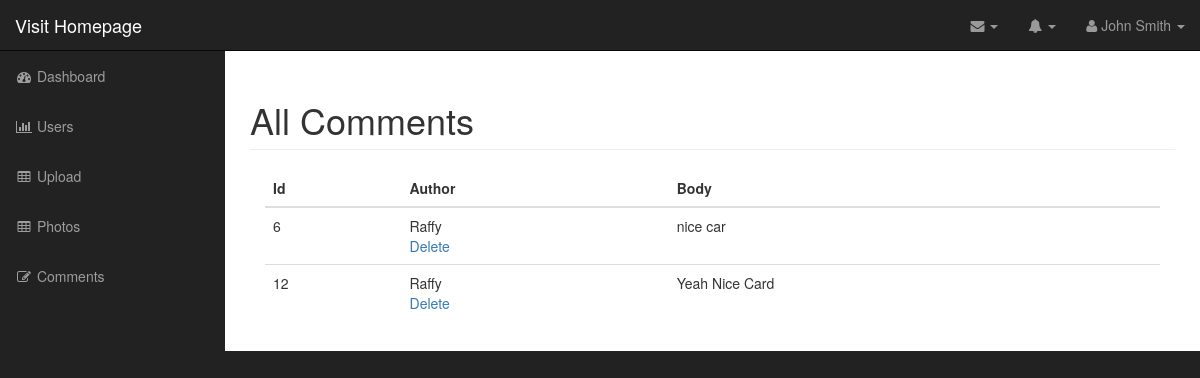
/admin/comments.php (signed in), run on the app's committed database.
### tables this page shows
CREATE TABLE `comments` (
  `id` int(11) NOT NULL,
  `photo_id` int(11) NOT NULL,
  `author` varchar(255) NOT NULL,
  `body` text NOT NULL
);

### admin/includes/database.php (called while the page is built, shortened)
<?php
class Database {
    public $db;
    function __construct(){
    $this->db =  $this->open_db_connection();
    }
    public function open_db_connection(){
        $this->connection = new mysqli(DB_HOST,DB_USER,DB_PASS,DB_NAME);
        return $this->connection;
    }
    public function query($sql){
    $result = $this->db->query($sql);
    return $result;
    }
}
$database = new Database();
?>

### admin/includes/db_object.php (called while the page is built, shortened)
<?php
class Db_object {
	public static function find_all(){
		return static::find_by_query("SELECT * FROM "  . static::$db_table . " ");
		}
	public static function find_by_query($sql){
		global $database;
		$result_set = $database->query($sql);
		$the_object_array = array();
		while($row = mysqli_fetch_array($result_set)) {
		$the_object_array[] = static::instantation($row);
		}
		return $the_object_array;
		}
	 public static function instantation($the_record){
		$the_object = new $calling_class;
		foreach ($the_record as $the_attribute => $value) {
		if($the_object->has_the_attribute($the_attribute)){
			$the_object->$the_attribute = $value;
			}
		}
		    return $the_object;
		}
	private function has_the_attribute($the_attribute){
		$object_properties = get_object_vars($this);
		return array_key_exists($the_attribute, $object_properties);
		}
}
?>

### admin/comments.php (the view, shortened to what this page needs)
<?php include("includes/header.php"); ?>
<?php
$comments = Comment::find_all();
 ?>
        <nav class="navbar navbar-inverse navbar-fixed-top" role="navigation">
        <?php include ("includes/top_nav.php") ?>
        <?php include ("includes/side_nav.php") ?>
        </nav>
        <div id="page-wrapper">
        <div class="container-fluid">
            <div class="row">
                <div class="col-lg-12">
                    <h1 class="page-header">
                        All Comments
                    </h1>
                    <div class="col-md-12">
                        <table class="table table-hover">
                          <thead>
                              <tr>
                                  <th>Id</th>
                                  <th>Author</th>
                                  <th>Body</th>
                              </tr>
                          </thead>
                          <tbody>
                        <?php foreach($comments as $comment ) : ?>
                              <tr>
                                  <td><?php echo $comment->id; ?></td>
                                  <td><?php echo $comment->author; ?>
                                    <div class="actions_links">
                                    <a href="delete_comment.php?id=<?php echo $comment->id; ?> ">Delete</a>
                                    </div>
                                  </td>
                                  <td><?php echo $comment->body; ?></td>
                              </tr>
                        <?php endforeach; ?>
                          </tbody>
                        </table>
                    </div>
                </div>
            </div>
            </div>
        </div>
  <?php include("includes/footer.php"); ?>

### admin/css/sb-admin.css (style rules this page uses)
body { margin-top: 100px; background-color: #222; }
@media (min-width:768px) { body { margin-top: 50px; } }
#page-wrapper { width: 100%; padding: 0; background-color: #fff; }
@media (min-width:768px) { #page-wrapper { padding: 10px; } }

### data on the page
comments: id "6", author "Raffy", body "nice car"
comments: id "12", author "Raffy", body "Yeah Nice Card"
